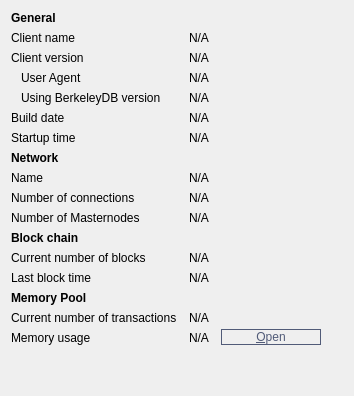
     <widget class="QWidget" name="tab_info">
      <attribute name="title">
       <string>&amp;Information</string>
      </attribute>
      <layout class="QGridLayout" name="gridLayout" columnstretch="0,0,0,0">
       <property name="horizontalSpacing">
        <number>12</number>
       </property>
       <item row="0" column="0">
        <widget class="QLabel" name="label_9">
         <property name="font">
          <font>
           <weight>75</weight>
           <bold>true</bold>
          </font>
         </property>
         <property name="text">
          <string>General</string>
         </property>
        </widget>
       </item>
       <item row="1" column="0">
        <widget class="QLabel" name="label_5">
         <property name="text">
          <string>Client name</string>
         </property>
        </widget>
       </item>
       <item row="1" column="1" colspan="2">
        <widget class="QLabel" name="clientName">
         <property name="cursor">
          <cursorShape>IBeamCursor</cursorShape>
         </property>
         <property name="text">
          <string>N/A</string>
         </property>
         <property name="textFormat">
          <enum>Qt::PlainText</enum>
         </property>
         <property name="textInteractionFlags">
          <set>Qt::LinksAccessibleByMouse|Qt::TextSelectableByKeyboard|Qt::TextSelectableByMouse</set>
         </property>
        </widget>
       </item>
       <item row="2" column="0">
        <widget class="QLabel" name="label_6">
         <property name="text">
          <string>Client version</string>
         </property>
        </widget>
       </item>
       <item row="2" column="1" colspan="2">
        <widget class="QLabel" name="clientVersion">
         <property name="cursor">
          <cursorShape>IBeamCursor</cursorShape>
         </property>
         <property name="text">
          <string>N/A</string>
         </property>
         <property name="textFormat">
          <enum>Qt::PlainText</enum>
         </property>
         <property name="textInteractionFlags">
          <set>Qt::LinksAccessibleByMouse|Qt::TextSelectableByKeyboard|Qt::TextSelectableByMouse</set>
         </property>
        </widget>
       </item>
       <item row="3" column="0">
        <widget class="QLabel" name="labelClientUserAgent">
         <property name="text">
          <string>User Agent</string>
         </property>
         <property name="indent">
          <number>10</number>
         </property>
        </widget>
       </item>
       <item row="3" column="1" colspan="2">
        <widget class="QLabel" name="clientUserAgent">
         <property name="cursor">
          <cursorShape>IBeamCursor</cursorShape>
         </property>
         <property name="text">
          <string>N/A</string>
         </property>
         <property name="textFormat">
          <enum>Qt::PlainText</enum>
         </property>
         <property name="textInteractionFlags">
          <set>Qt::LinksAccessibleByMouse|Qt::TextSelectableByKeyboard|Qt::TextSelectableByMouse</set>
         </property>
        </widget>
       </item>
       <item row="4" column="0">
        <widget class="QLabel" name="label_berkeleyDBVersion">
         <property name="text">
          <string>Using BerkeleyDB version</string>
         </property>
         <property name="indent">
          <number>10</number>
         </property>
        </widget>
       </item>
       <item row="4" column="1" colspan="2">
        <widget class="QLabel" name="berkeleyDBVersion">
         <property name="cursor">
          <cursorShape>IBeamCursor</cursorShape>
         </property>
         <property name="text">
          <string>N/A</string>
         </property>
         <property name="textFormat">
          <enum>Qt::PlainText</enum>
         </property>
         <property name="textInteractionFlags">
          <set>Qt::LinksAccessibleByMouse|Qt::TextSelectableByKeyboard|Qt::TextSelectableByMouse</set>
         </property>
        </widget>
       </item>
       <item row="5" column="0">
        <widget class="QLabel" name="label_12">
         <property name="text">
          <string>Build date</string>
         </property>
        </widget>
       </item>
       <item row="5" column="1" colspan="2">
        <widget class="QLabel" name="buildDate">
         <property name="cursor">
          <cursorShape>IBeamCursor</cursorShape>
         </property>
         <property name="text">
          <string>N/A</string>
         </property>
         <property name="textFormat">
          <enum>Qt::PlainText</enum>
         </property>
         <property name="textInteractionFlags">
          <set>Qt::LinksAccessibleByMouse|Qt::TextSelectableByKeyboard|Qt::TextSelectableByMouse</set>
         </property>
        </widget>
       </item>
       <item row="6" column="0">
        <widget class="QLabel" name="label_13">
         <property name="text">
          <string>Startup time</string>
         </property>
        </widget>
       </item>
       <item row="6" column="1" colspan="2">
        <widget class="QLabel" name="startupTime">
         <property name="cursor">
          <cursorShape>IBeamCursor</cursorShape>
         </property>
         <property name="text">
          <string>N/A</string>
         </property>
         <property name="textFormat">
          <enum>Qt::PlainText</enum>
         </property>
         <property name="textInteractionFlags">
          <set>Qt::LinksAccessibleByMouse|Qt::TextSelectableByKeyboard|Qt::TextSelectableByMouse</set>
         </property>
        </widget>
       </item>
       <item row="7" column="0">
        <widget class="QLabel" name="labelNetwork">
         <property name="font">
          <font>
           <weight>75</weight>
           <bold>true</bold>
          </font>
         </property>
         <property name="text">
          <string>Network</string>
         </property>
        </widget>
       </item>
       <item row="8" column="0">
        <widget class="QLabel" name="label_8">
         <property name="text">
          <string>Name</string>
         </property>
        </widget>
       </item>
       <item row="8" column="1" colspan="2">
        <widget class="QLabel" name="networkName">
         <property name="cursor">
          <cursorShape>IBeamCursor</cursorShape>
         </property>
         <property name="text">
          <string>N/A</string>
         </property>
         <property name="textFormat">
          <enum>Qt::PlainText</enum>
         </property>
         <property name="textInteractionFlags">
          <set>Qt::LinksAccessibleByMouse|Qt::TextSelectableByKeyboard|Qt::TextSelectableByMouse</set>
         </property>
        </widget>
       </item>
       <item row="9" column="0">
        <widget class="QLabel" name="label_7">
         <property name="text">
          <string>Number of connections</string>
         </property>
        </widget>
       </item>
       <item row="9" column="1" colspan="2">
        <widget class="QLabel" name="numberOfConnections">
         <property name="cursor">
          <cursorShape>IBeamCursor</cursorShape>
         </property>
         <property name="text">
          <string>N/A</string>
         </property>
         <property name="textFormat">
          <enum>Qt::PlainText</enum>
         </property>
         <property name="textInteractionFlags">
          <set>Qt::LinksAccessibleByMouse|Qt::TextSelectableByKeyboard|Qt::TextSelectableByMouse</set>
         </property>
        </widget>
       </item>
       <item row="10" column="0">
        <widget class="QLabel" name="masternodeCountLabel">
         <property name="text">
          <string>Number of Masternodes</string>
         </property>
        </widget>
       </item>
       <item row="10" column="1">
        <widget class="QLabel" name="masternodeCount">
         <property name="text">
          <string>N/A</string>
         </property>
        </widget>
       </item>
       <item row="11" column="0">
        <widget class="QLabel" name="label_10">
         <property name="font">
          <font>
           <weight>75</weight>
           <bold>true</bold>
          </font>
         </property>
         <property name="text">
          <string>Block chain</string>
         </property>
        </widget>
       </item>
       <item row="12" column="0">
        <widget class="QLabel" name="label_3">
         <property name="text">
          <string>Current number of blocks</string>
         </property>
        </widget>
       </item>
       <item row="12" column="1" colspan="2">
        <widget class="QLabel" name="numberOfBlocks">
         <property name="cursor">
          <cursorShape>IBeamCursor</cursorShape>
         </property>
         <property name="text">
          <string>N/A</string>
         </property>
         <property name="textFormat">
          <enum>Qt::PlainText</enum>
         </property>
         <property name="textInteractionFlags">
          <set>Qt::LinksAccessibleByMouse|Qt::TextSelectableByKeyboard|Qt::TextSelectableByMouse</set>
         </property>
        </widget>
       </item>
       <item row="13" column="0">
        <widget class="QLabel" name="labelLastBlockTime">
         <property name="text">
          <string>Last block time</string>
         </property>
        </widget>
       </item>
       <item row="13" column="1" colspan="2">
        <widget class="QLabel" name="lastBlockTime">
         <property name="cursor">
          <cursorShape>IBeamCursor</cursorShape>
         </property>
         <property name="text">
          <string>N/A</string>
         </property>
         <property name="textFormat">
          <enum>Qt::PlainText</enum>
         </property>
         <property name="textInteractionFlags">
          <set>Qt::LinksAccessibleByMouse|Qt::TextSelectableByKeyboard|Qt::TextSelectableByMouse</set>
         </property>
        </widget>
       </item>
       <item row="14" column="0">
        <widget class="QLabel" name="labelMempoolTitle">
         <property name="font">
          <font>
           <weight>75</weight>
           <bold>true</bold>
          </font>
         </property>
         <property name="text">
          <string>Memory Pool</string>
         </property>
        </widget>
       </item>
       <item row="15" column="0">
        <widget class="QLabel" name="labelNumberOfTransactions">
         <property name="text">
          <string>Current number of transactions</string>
         </property>
        </widget>
       </item>
       <item row="15" column="1">
        <widget class="QLabel" name="mempoolNumberTxs">
         <property name="cursor">
          <cursorShape>IBeamCursor</cursorShape>
         </property>
         <property name="text">
          <string>N/A</string>
         </property>
         <property name="textFormat">
          <enum>Qt::PlainText</enum>
         </property>
         <property name="textInteractionFlags">
          <set>Qt::LinksAccessibleByMouse|Qt::TextSelectableByKeyboard|Qt::TextSelectableByMouse</set>
         </property>
        </widget>
       </item>
       <item row="16" column="0">
        <widget class="QLabel" name="labelMemoryUsage">
         <property name="text">
          <string>Memory usage</string>
         </property>
        </widget>
       </item>
       <item row="16" column="1">
        <widget class="QLabel" name="mempoolSize">
         <property name="cursor">
          <cursorShape>IBeamCursor</cursorShape>
         </property>
         <property name="text">
          <string>N/A</string>
         </property>
         <property name="textFormat">
          <enum>Qt::PlainText</enum>
         </property>
         <property name="textInteractionFlags">
          <set>Qt::LinksAccessibleByMouse|Qt::TextSelectableByKeyboard|Qt::TextSelectableByMouse</set>
         </property>
        </widget>
       </item>
       <item row="14" column="2" rowspan="3">
        <layout class="QVBoxLayout" name="verticalLayoutDebugButton">
         <property name="spacing">
          <number>3</number>
         </property>
         <item>
          <spacer name="verticalSpacer_2">
           <property name="orientation">
            <enum>Qt::Vertical</enum>
           </property>
           <property name="sizeHint" stdset="0">
            <size>
             <width>10</width>
             <height>5</height>
            </size>
           </property>
          </spacer>
         </item>
         <item>
          <widget class="QPushButton" name="openDebugLogfileButton">
           <property name="minimumSize">
            <size>
             <width>100</width>
             <height>0</height>
            </size>
           </property>
           <property name="toolTip">
            <string>Open the Ulord Core debug log file from the current data directory. This can take a few seconds for large log files.</string>
           </property>
           <property name="styleSheet">
            <string notr="true">border:1px solid #515B78;
color:#515B78;
text-align: center;</string>
           </property>
           <property name="text">
            <string>&amp;Open</string>
           </property>
           <property name="autoDefault">
            <bool>false</bool>
           </property>
          </widget>
         </item>
        </layout>
       </item>
       <item row="18" column="0">
        <spacer name="verticalSpacer">
         <property name="orientation">
          <enum>Qt::Vertical</enum>
         </property>
         <property name="sizeHint" stdset="0">
          <size>
           <width>20</width>
           <height>40</height>
          </size>
         </property>
        </spacer>
       </item>
       <item row="14" column="3">
        <widget class="QLabel" name="label_14">
         <property name="minimumSize">
          <size>
           <width>10</width>
           <height>0</height>
          </size>
         </property>
         <property name="maximumSize">
          <size>
           <width>10</width>
           <height>16777215</height>
          </size>
         </property>
         <property name="text">
          <string/>
         </property>
        </widget>
       </item>
      </layout>
     </widget>
